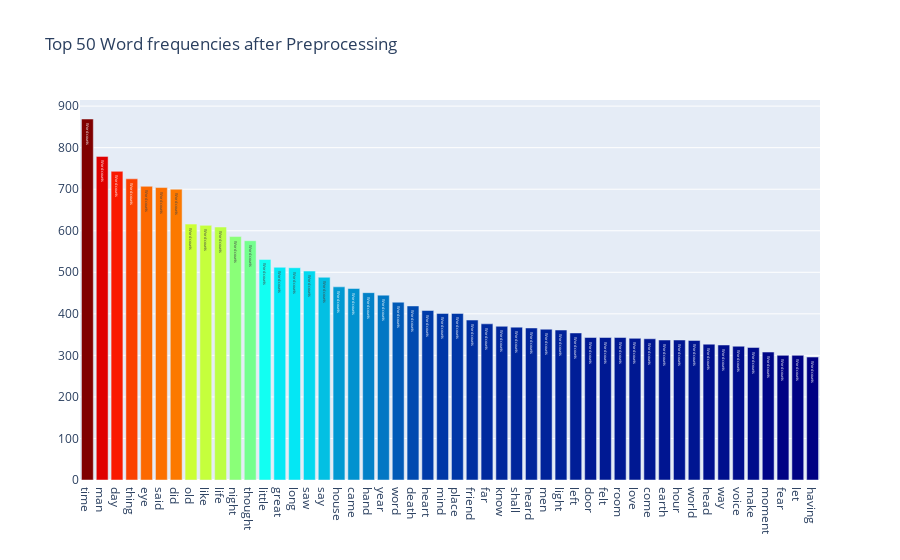

This figure's notebook cell:
### Code cell
# Lista con todas las palabras 
feature_names = tf_vectorizer.get_feature_names()
# ['aback',
#  'abandon',
#  'abandoned'...,
count_vec = np.asarray(tf.sum(axis=0)).ravel()
# Palabras + numero veces que aparecen
zipped = list(zip(feature_names, count_vec))
# [('aback', 2),
#  ('abandon', 11),
x, y = (list(x) for x in zip(*sorted(zipped, key=lambda x: x[1], reverse=True)))
# Now I want to extract out on the top 15 and bottom 15 words
Y = np.concatenate([y[0:15], y[-16:-1]])
X = np.concatenate([x[0:15], x[-16:-1]])

# Plotting the Plot.ly plot for the Top 50 word frequencies
data = [go.Bar(
            x = x[0:50],
            y = y[0:50],
            marker= dict(colorscale='Jet',
                         color = y[0:50]
                        ),
            text='Word counts'
    )]

layout = go.Layout(
    title='Top 50 Word frequencies after Preprocessing'
)
fig = go.Figure(data=data, layout=layout)
py.iplot(fig, filename='basic-bar')

### Figure 1 — Plotly figure (JSON) as saved in the notebook; plotly's stock layout.template omitted (floating-point values rounded to 4 significant figures)
{"data": [{"marker": {"color": [869, 779, 743, 725, 707, 704, 700, 616, 613, 609, 586, 576, 531, 512, 511, 503, 488, 465, 461, 451, 445, 428, 419, 408, 401, 401, 385, 376, 370, 368, 366, 363, 361, 354, 343, 343, 343, 341, 340, 337, 337, 336, 327, 325, 322, 319, 308, 300, 300, 296], "colorscale": [[0, "rgb(0,0,131)"], [0.2, "rgb(0,60,170)"], [0.4, "rgb(5,255,255)"], [0.6, "rgb(255,255,0)"], [0.8, "rgb(250,0,0)"], [1, "rgb(128,0,0)"]]}, "text": "Word counts", "type": "bar", "x": ["time", "man", "day", "thing", "eye", "said", "did", "old", "like", "life", "night", "thought", "little", "great", "long", "saw", "say", "house", "came", "hand", "year", "word", "death", "heart", "mind", "place", "friend", "far", "know", "shall", "heard", "men", "light", "left", "door", "felt", "room", "love", "come", "earth", "hour", "world", "head", "way", "voice", "make", "moment", "fear", "let", "having"], "y": [869, 779, 743, 725, 707, 704, 700, 616, 613, 609, 586, 576, 531, 512, 511, 503, 488, 465, 461, 451, 445, 428, 419, 408, 401, 401, 385, 376, 370, 368, 366, 363, 361, 354, 343, 343, 343, 341, 340, 337, 337, 336, 327, 325, 322, 319, 308, 300, 300, 296]}], "layout": {"title": {"text": "Top 50 Word frequencies after Preprocessing"}}}
